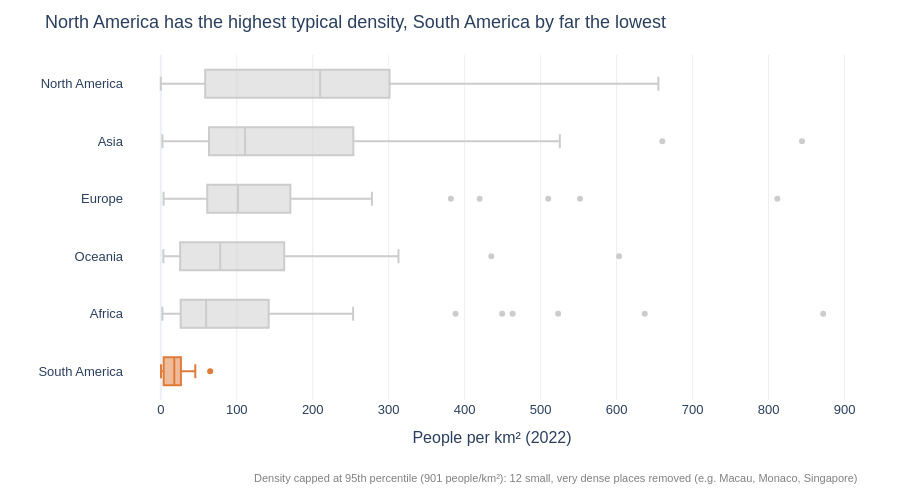

The notebook cell this image was saved under:
### Markdown cell above
**Chart choice & justification:** *Which chart did you choose, and why? Justify design choices.

I chose a box plot. The question asks about the spread, not only the average, and a box plot shows the median, the middle range and the outliers for each continent. I made it horizontal and sorted the continents by median. I removed the top 5% of values, because places like Macau and Monaco are so crowded that the boxes become too small to read, and I wrote this under the chart. South America is orange because it is the least crowded, and the other continents are grey.

### Code cell
# Q4
p95 = df['Density'].quantile(0.95)
df_cap = df.loc[df['Density'] <= p95].copy()

med_order = df_cap.groupby('Continent')['Density'].median().sort_values(ascending=False).index.tolist()

fig = px.box(
    data_frame=df_cap,
    y='Continent', x='Density',
    color='Continent',
    orientation='h',
    points='outliers',            
    category_orders={'Continent': med_order},
    color_discrete_sequence=['#CCCCCC']*len(med_order),   
    labels={'Density': 'People per km² (2022)', 'Continent': ''},
    template='plotly_white',
    height=500
)

for trace in fig.data:
    if trace.name == 'South America':
        trace.line.color = '#E07B39'
        trace.fillcolor = 'rgba(224, 123, 57, 0.5)'
        trace.marker.color = '#E07B39'

fig.add_annotation(
    text=f'Density capped at 95th percentile ({p95:.0f} people/km²): 12 small, very dense places removed (e.g. Macau, Monaco, Singapore)',
    xref='paper', yref='paper', x=1, y=-0.25,
    showarrow=False, xanchor='right',
    font=dict(color='grey', size=11)
)

fig.update_layout(
    title='North America has the highest typical density, South America by far the lowest',
    font=dict(family='Arial', size=13),
    xaxis=dict(gridcolor='#EEEEEE'),
    yaxis=dict(showgrid=False),
    showlegend=False,
    margin=dict(l=60, r=40, t=55, b=100)
)
fig.show()

### Figure 1 — Plotly figure (JSON) as saved in the notebook; plotly's stock layout.template omitted (floating-point values rounded to 4 significant figures)
{"data": [{"alignmentgroup": "True", "boxpoints": "outliers", "hovertemplate": "=%{y}<br>People per km² (2022)=%{x}<extra></extra>", "legendgroup": "North America", "marker": {"color": "#CCCCCC"}, "name": "North America", "notched": false, "offsetgroup": "North America", "orientation": "h", "showlegend": true, "type": "box", "x": [174.3, 212.1, 591.4, 29.4, 655.0, 17.65, 207.3, 3.851, 260.2, 101.4, 102.0, 430.5, 96.85, 230.7, 301.1, 0.0261, 364.6, 243.1, 163.9, 417.5, 92.74, 257.2, 325.8, 64.91, 43.04, 53.3, 58.46, 366.7, 522.2, 182.6, 292.0, 599.8, 24.22, 267.2, 298.4, 48.21, 36.09, 286.6], "x0": " ", "xaxis": "x", "y": ["North America", "North America", "North America", "North America", "North America", "North America", "North America", "North America", "North America", "North America", "North America", "North America", "North America", "North America", "North America", "North America", "North America", "North America", "North America", "North America", "North America", "North America", "North America", "North America", "North America", "North America", "North America", "North America", "North America", "North America", "North America", "North America", "North America", "North America", "North America", "North America", "North America", "North America"], "y0": " ", "yaxis": "y"}, {"alignmentgroup": "True", "boxpoints": "outliers", "hovertemplate": "=%{y}<br>People per km² (2022)=%{x}<extra></extra>", "legendgroup": "Asia", "marker": {"color": "#CCCCCC"}, "name": "Asia", "notched": false, "offsetgroup": "Asia", "orientation": "h", "showlegend": true, "type": "box", "x": [63.06, 93.48, 119.6, 20.38, 77.88, 92.62, 146.9, 53.72, 431.1, 144.7, 53.73, 101.5, 435.2, 328.0, 126.3, 7.119, 239.6, 33.16, 31.8, 525.2, 102.6, 2.173, 80.08, 207.6, 216.3, 14.79, 267.4, 844.1, 337.5, 232.6, 16.94, 517.1, 332.8, 119.5, 660.2, 69.55, 139.7, 90.18, 108.9, 13.18, 112.9, 77.4, 296.4, 63.82], "x0": " ", "xaxis": "x", "y": ["Asia", "Asia", "Asia", "Asia", "Asia", "Asia", "Asia", "Asia", "Asia", "Asia", "Asia", "Asia", "Asia", "Asia", "Asia", "Asia", "Asia", "Asia", "Asia", "Asia", "Asia", "Asia", "Asia", "Asia", "Asia", "Asia", "Asia", "Asia", "Asia", "Asia", "Asia", "Asia", "Asia", "Asia", "Asia", "Asia", "Asia", "Asia", "Asia", "Asia", "Asia", "Asia", "Asia", "Asia"], "y0": " ", "yaxis": "y"}, {"alignmentgroup": "True", "boxpoints": "outliers", "hovertemplate": "=%{y}<br>People per km² (2022)=%{x}<extra></extra>", "legendgroup": "Europe", "marker": {"color": "#CCCCCC"}, "name": "Europe", "notched": false, "offsetgroup": "Europe", "orientation": "h", "showlegend": true, "type": "box", "x": [98.87, 170.6, 106.6, 45.93, 381.8, 63.14, 61.17, 71.22, 135.3, 133.1, 136.5, 29.32, 38.11, 16.37, 117.1, 233.5, 78.68, 811.6, 107.1, 3.62, 71.48, 147.8, 195.9, 28.67, 245.8, 42.11, 250.4, 96.7, 45.4, 419.7, 81.42, 16.78, 127.5, 111.5, 82.47, 8.464, 551.8, 81.73, 115.1, 104.6, 93.99, 23.43, 211.7, 65.79, 277.9, 510.0], "x0": " ", "xaxis": "x", "y": ["Europe", "Europe", "Europe", "Europe", "Europe", "Europe", "Europe", "Europe", "Europe", "Europe", "Europe", "Europe", "Europe", "Europe", "Europe", "Europe", "Europe", "Europe", "Europe", "Europe", "Europe", "Europe", "Europe", "Europe", "Europe", "Europe", "Europe", "Europe", "Europe", "Europe", "Europe", "Europe", "Europe", "Europe", "Europe", "Europe", "Europe", "Europe", "Europe", "Europe", "Europe", "Europe", "Europe", "Europe", "Europe", "Europe"], "y0": " ", "yaxis": "y"}, {"alignmentgroup": "True", "boxpoints": "outliers", "hovertemplate": "=%{y}<br>People per km² (2022)=%{x}<extra></extra>", "legendgroup": "Oceania", "marker": {"color": "#CCCCCC"}, "name": "Oceania", "notched": false, "offsetgroup": "Oceania", "orientation": "h", "showlegend": true, "type": "box", "x": [222.5, 3.403, 72.08, 50.88, 73.5, 312.9, 161.8, 229.7, 162.6, 603.2, 15.61, 19.17, 7.439, 106.8, 39.34, 21.91, 78.25, 25.06, 155.9, 143.0, 435.1, 26.81, 81.49], "x0": " ", "xaxis": "x", "y": ["Oceania", "Oceania", "Oceania", "Oceania", "Oceania", "Oceania", "Oceania", "Oceania", "Oceania", "Oceania", "Oceania", "Oceania", "Oceania", "Oceania", "Oceania", "Oceania", "Oceania", "Oceania", "Oceania", "Oceania", "Oceania", "Oceania", "Oceania"], "y0": " ", "yaxis": "y"}, {"alignmentgroup": "True", "boxpoints": "outliers", "hovertemplate": "=%{y}<br>People per km² (2022)=%{x}<extra></extra>", "legendgroup": "Africa", "marker": {"color": "#CCCCCC"}, "name": "Africa", "notched": false, "offsetgroup": "Africa", "orientation": "h", "showlegend": true, "type": "box", "x": [18.85, 28.55, 118.6, 4.519, 83.06, 463.1, 58.71, 147.1, 8.956, 13.8, 449.4, 48.31, 42.22, 110.7, 59.71, 31.33, 69.2, 111.7, 8.925, 253.2, 140.3, 56.37, 58.29, 87.33, 93.09, 75.96, 47.61, 3.872, 50.44, 172.2, 18.22, 4.595, 637.0, 871.9, 83.88, 41.13, 3.109, 20.69, 236.6, 17.46, 387.9, 523.1, 235.9, 88.03, 237.0, 120.0, 27.6, 49.05, 17.61, 24.85, 69.3, 155.8, 75.52, 195.6, 2.165, 26.6, 41.77], "x0": " ", "xaxis": "x", "y": ["Africa", "Africa", "Africa", "Africa", "Africa", "Africa", "Africa", "Africa", "Africa", "Africa", "Africa", "Africa", "Africa", "Africa", "Africa", "Africa", "Africa", "Africa", "Africa", "Africa", "Africa", "Africa", "Africa", "Africa", "Africa", "Africa", "Africa", "Africa", "Africa", "Africa", "Africa", "Africa", "Africa", "Africa", "Africa", "Africa", "Africa", "Africa", "Africa", "Africa", "Africa", "Africa", "Africa", "Africa", "Africa", "Africa", "Africa", "Africa", "Africa", "Africa", "Africa", "Africa", "Africa", "Africa", "Africa", "Africa", "Africa"], "y0": " ", "yaxis": "y"}, {"alignmentgroup": "True", "boxpoints": "outliers", "fillcolor": "rgba(224, 123, 57, 0.5)", "hovertemplate": "=%{y}<br>People per km² (2022)=%{x}<extra></extra>", "legendgroup": "South America", "line": {"color": "#E07B39"}, "marker": {"color": "#E07B39"}, "name": "South America", "notched": false, "offsetgroup": "South America", "orientation": "h", "showlegend": true, "type": "box", "x": [16.37, 11.13, 25.28, 25.93, 45.43, 65.02, 0.3105, 3.646, 3.762, 16.67, 26.49, 3.773, 18.91, 30.88], "x0": " ", "xaxis": "x", "y": ["South America", "South America", "South America", "South America", "South America", "South America", "South America", "South America", "South America", "South America", "South America", "South America", "South America", "South America"], "y0": " ", "yaxis": "y"}], "layout": {"annotations": [{"font": {"color": "grey", "size": 11}, "showarrow": false, "text": "Density capped at 95th percentile (901 people/km²): 12 small, very dense places removed (e.g. Macau, Monaco, Singapore)", "x": 1, "xanchor": "right", "xref": "paper", "y": -0.25, "yref": "paper"}], "boxmode": "overlay", "font": {"family": "Arial", "size": 13}, "height": 500, "legend": {"title": {"text": ""}, "tracegroupgap": 0}, "margin": {"b": 100, "l": 60, "r": 40, "t": 55}, "showlegend": false, "title": {"text": "North America has the highest typical density, South America by far the lowest"}, "xaxis": {"anchor": "y", "domain": [0, 1], "gridcolor": "#EEEEEE", "title": {"text": "People per km² (2022)"}}, "yaxis": {"anchor": "x", "categoryarray": ["South America", "Africa", "Oceania", "Europe", "Asia", "North America"], "categoryorder": "array", "domain": [0, 1], "showgrid": false, "title": {"text": ""}}}}
